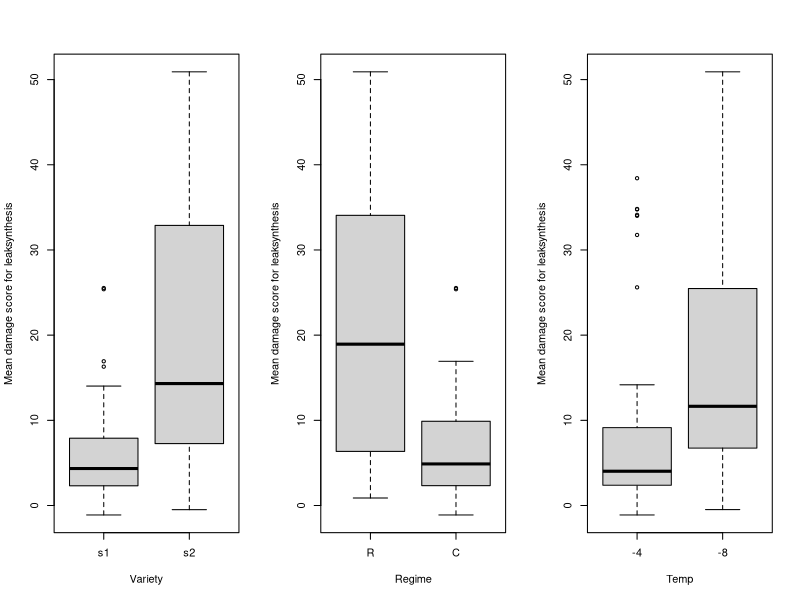
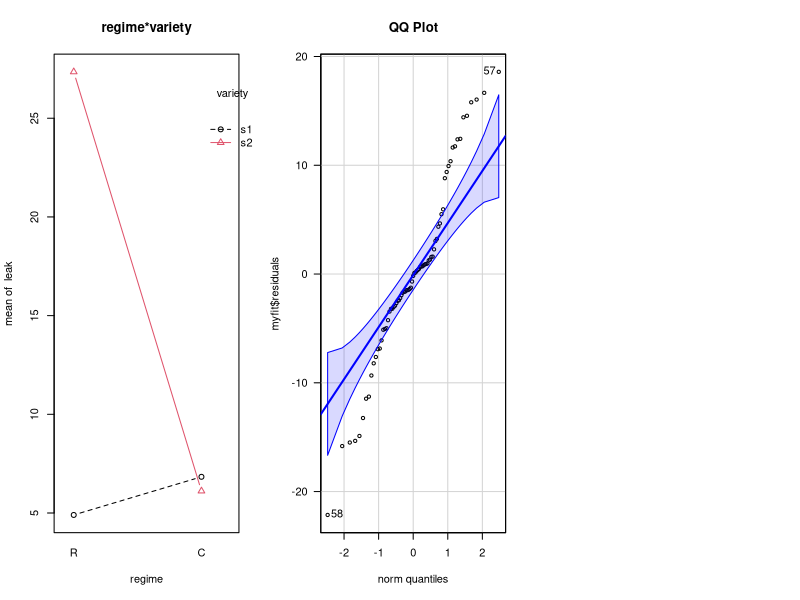

The R source for these figures, in order:
## ---- chunk 1
knitr::opts_chunk$set(echo = TRUE, message=FALSE, warning=FALSE)
## ---- chunk 2
#library(lmtest)
library(car)
potato<-read.table("RawData/potato.txt",header=TRUE)
potato$regime<-factor(potato$regime,label=c("R","C"))
potato$variety<-factor(potato$variety,label=c("s1","s2"))
potato$temp<-factor(potato$temp,label=c("-4","-8"))
attach(potato)
## ---- chunk 3
#boxplot
par(mfrow=c(1,3))
boxplot(leak ~ variety,
data = potato,
xlab = "Variety",
ylab = "Mean damage score for leaksynthesis")
boxplot(leak ~ regime,
data = potato,
xlab = "Regime",
ylab = "Mean damage score for leaksynthesis")
boxplot(leak ~ temp,
data = potato,
xlab = "Temp",
ylab = "Mean damage score for leaksynthesis")
## ---- chunk 4
interaction.plot(regime,variety,leak,type='b',
col=1:2, pch=1:2,main="regime*variety")
## ---- chunk 5
myfit<-lm(leak~variety*regime*temp,
contrasts = c(variety=contr.sum, regime=contr.sum,temp=contr.sum))
## ---- chunk 6
##fit full model
myfit<-lm(leak~variety*regime*temp,
contrasts = c(variety=contr.sum, regime=contr.sum,temp=contr.sum))

# Create a data frame with the results of the ANOVA Type III tests
anova_results <- data.frame(
  Term = c("(Intercept)", "variety", "regime", "temp", "variety:regime", "variety:temp", "regime:temp", "variety:regime:temp", "Residuals"),
  Sum_Sq = c(8110.7, 1919.2, 1517.7, 785.9, 2115.8, 44.0, 16.3, 83.5, 5053.1),
  Df = c(1, 1, 1, 1, 1, 1, 1, 1, 67),
  F_value = c(107.5408, 25.4465, 20.1233, 10.4207, 28.0529, 0.5829, 0.2158, 1.1069, NA),
  `Pr(>F)` = c(1.441e-15, 3.701e-06, 2.921e-05, 0.00193, 1.413e-06, 0.44787, 0.64373, 0.29654, NA)
)

# Convert the data frame into a markdown table
knitr::kable(anova_results, align = c("l", "r", "r", "r", "r"), digits = 4)


## ---- chunk 7

qqPlot(myfit$residuals, las = 1, main="QQ Plot")

